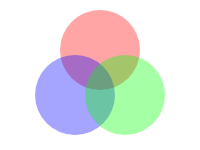
Frame 1 (no input)
Frame 60 (no input): identical to frame 1, image omitted
Frame 120 (the mouse pressed at the canvas centre since frame 60): identical to frame 1, image omitted

The p5.js sketch that drew this single still picture (run headless with seeded random() and noise() and a simulated clock; from frame 60 on, the mouse is pressed at the canvas centre):

// p5.js sketch
// ── sketch.js
function setup() {
  createCanvas(200, 150);
}

function draw() {
  background("white");
  noStroke();
  // red circle
  fill(255, 0, 0, 90);
  ellipse(100, 50, 80);
  // blue circle
  fill(0, 0, 255, 90);
  ellipse(75, 95, 80);
  // green circle
  fill(0, 255, 0, 90);
  ellipse(125, 95, 80);
}
